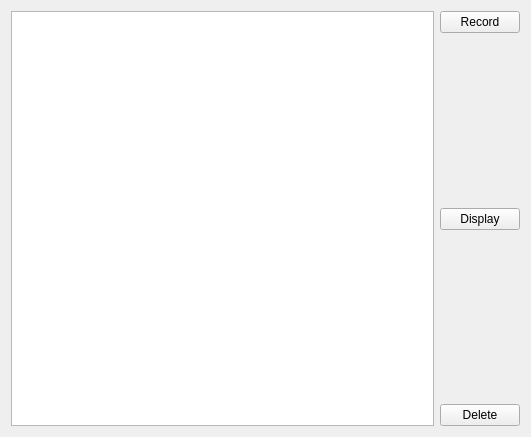
<?xml version="1.0" encoding="UTF-8"?>
<ui version="4.0">
 <class>Record</class>
 <widget class="QWidget" name="Record">
  <property name="geometry">
   <rect>
    <x>0</x>
    <y>0</y>
    <width>531</width>
    <height>437</height>
   </rect>
  </property>
  <property name="windowTitle">
   <string>Form</string>
  </property>
  <layout class="QGridLayout" name="gridLayout">
   <item row="0" column="0">
    <layout class="QHBoxLayout" name="horizontalLayout">
     <item>
      <widget class="QListWidget" name="listWidgetTutorRecording"/>
     </item>
     <item>
      <layout class="QVBoxLayout" name="verticalLayout">
       <item>
        <widget class="QPushButton" name="pushButtonRecord">
         <property name="text">
          <string>Record</string>
         </property>
        </widget>
       </item>
       <item>
        <spacer name="verticalSpacer">
         <property name="orientation">
          <enum>Qt::Vertical</enum>
         </property>
         <property name="sizeHint" stdset="0">
          <size>
           <width>20</width>
           <height>40</height>
          </size>
         </property>
        </spacer>
       </item>
       <item>
        <widget class="QPushButton" name="pushButtonDispaly">
         <property name="text">
          <string>Display</string>
         </property>
        </widget>
       </item>
       <item>
        <spacer name="verticalSpacer_2">
         <property name="orientation">
          <enum>Qt::Vertical</enum>
         </property>
         <property name="sizeHint" stdset="0">
          <size>
           <width>20</width>
           <height>40</height>
          </size>
         </property>
        </spacer>
       </item>
       <item>
        <widget class="QPushButton" name="pushButtonDelete">
         <property name="text">
          <string>Delete</string>
         </property>
        </widget>
       </item>
      </layout>
     </item>
    </layout>
   </item>
  </layout>
 </widget>
 <resources/>
 <connections/>
</ui>
